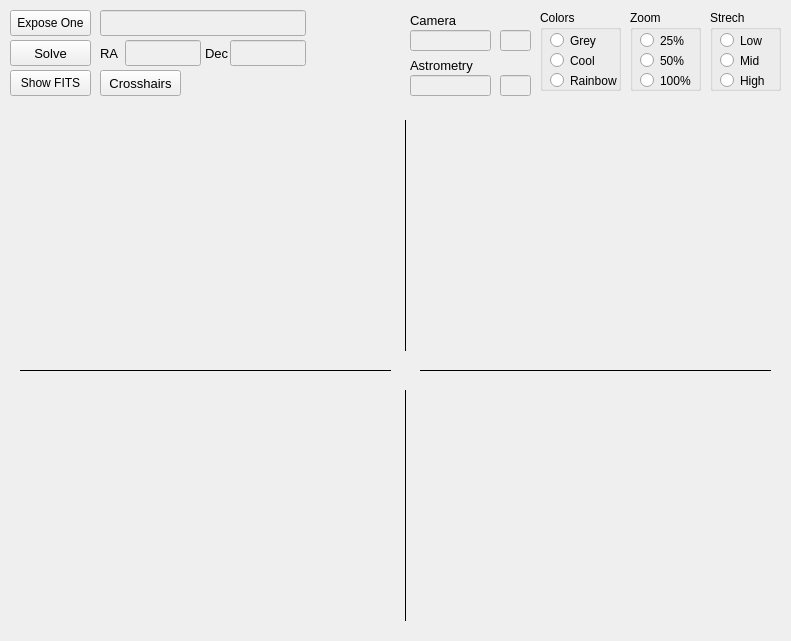
<?xml version="1.0" encoding="UTF-8"?>
<ui version="4.0">
 <class>ImageDialog</class>
 <widget class="QWidget" name="ImageDialog">
  <property name="geometry">
   <rect>
    <x>0</x>
    <y>0</y>
    <width>791</width>
    <height>641</height>
   </rect>
  </property>
  <property name="font">
   <font>
    <family>Arial</family>
   </font>
  </property>
  <property name="windowTitle">
   <string>Imaging</string>
  </property>
  <widget class="QWidget" name="image" native="true">
   <property name="geometry">
    <rect>
     <x>10</x>
     <y>115</y>
     <width>771</width>
     <height>516</height>
    </rect>
   </property>
   <property name="autoFillBackground">
    <bool>true</bool>
   </property>
  </widget>
  <widget class="QPushButton" name="btn_expose">
   <property name="geometry">
    <rect>
     <x>10</x>
     <y>10</y>
     <width>81</width>
     <height>26</height>
    </rect>
   </property>
   <property name="toolTip">
    <string>&lt;html&gt;&lt;head/&gt;&lt;body&gt;&lt;p&gt;Single exposure&lt;/p&gt;&lt;/body&gt;&lt;/html&gt;</string>
   </property>
   <property name="text">
    <string>Expose One</string>
   </property>
  </widget>
  <widget class="QPushButton" name="btn_crosshair">
   <property name="geometry">
    <rect>
     <x>100</x>
     <y>70</y>
     <width>81</width>
     <height>26</height>
    </rect>
   </property>
   <property name="font">
    <font>
     <pointsize>10</pointsize>
    </font>
   </property>
   <property name="text">
    <string>Crosshairs</string>
   </property>
  </widget>
  <widget class="QGroupBox" name="groupBox_2">
   <property name="geometry">
    <rect>
     <x>710</x>
     <y>10</y>
     <width>71</width>
     <height>81</height>
    </rect>
   </property>
   <property name="title">
    <string>Strech</string>
   </property>
   <widget class="QRadioButton" name="btn_strechLow">
    <property name="geometry">
     <rect>
      <x>10</x>
      <y>20</y>
      <width>61</width>
      <height>21</height>
     </rect>
    </property>
    <property name="text">
     <string>Low</string>
    </property>
   </widget>
   <widget class="QRadioButton" name="btn_strechMid">
    <property name="geometry">
     <rect>
      <x>10</x>
      <y>40</y>
      <width>61</width>
      <height>21</height>
     </rect>
    </property>
    <property name="text">
     <string>Mid</string>
    </property>
   </widget>
   <widget class="QRadioButton" name="btn_strechHigh">
    <property name="geometry">
     <rect>
      <x>10</x>
      <y>60</y>
      <width>61</width>
      <height>21</height>
     </rect>
    </property>
    <property name="text">
     <string>High</string>
    </property>
   </widget>
  </widget>
  <widget class="QGroupBox" name="groupBox_3">
   <property name="geometry">
    <rect>
     <x>630</x>
     <y>10</y>
     <width>71</width>
     <height>81</height>
    </rect>
   </property>
   <property name="title">
    <string>Zoom</string>
   </property>
   <widget class="QRadioButton" name="btn_size25">
    <property name="geometry">
     <rect>
      <x>10</x>
      <y>20</y>
      <width>61</width>
      <height>21</height>
     </rect>
    </property>
    <property name="text">
     <string>25%</string>
    </property>
   </widget>
   <widget class="QRadioButton" name="btn_size50">
    <property name="geometry">
     <rect>
      <x>10</x>
      <y>40</y>
      <width>61</width>
      <height>21</height>
     </rect>
    </property>
    <property name="text">
     <string>50%</string>
    </property>
   </widget>
   <widget class="QRadioButton" name="btn_size100">
    <property name="geometry">
     <rect>
      <x>10</x>
      <y>60</y>
      <width>61</width>
      <height>21</height>
     </rect>
    </property>
    <property name="text">
     <string>100%</string>
    </property>
   </widget>
  </widget>
  <widget class="QPushButton" name="btn_solve">
   <property name="geometry">
    <rect>
     <x>10</x>
     <y>40</y>
     <width>81</width>
     <height>26</height>
    </rect>
   </property>
   <property name="font">
    <font>
     <pointsize>10</pointsize>
    </font>
   </property>
   <property name="text">
    <string>Solve</string>
   </property>
  </widget>
  <widget class="QGroupBox" name="groupBox_4">
   <property name="geometry">
    <rect>
     <x>540</x>
     <y>10</y>
     <width>81</width>
     <height>81</height>
    </rect>
   </property>
   <property name="title">
    <string>Colors</string>
   </property>
   <widget class="QRadioButton" name="btn_colorGrey">
    <property name="geometry">
     <rect>
      <x>10</x>
      <y>20</y>
      <width>71</width>
      <height>21</height>
     </rect>
    </property>
    <property name="toolTip">
     <string>&lt;html&gt;&lt;head/&gt;&lt;body&gt;&lt;p&gt;Color scheme black /white&lt;/p&gt;&lt;/body&gt;&lt;/html&gt;</string>
    </property>
    <property name="text">
     <string>Grey</string>
    </property>
   </widget>
   <widget class="QRadioButton" name="btn_colorCool">
    <property name="geometry">
     <rect>
      <x>10</x>
      <y>40</y>
      <width>71</width>
      <height>21</height>
     </rect>
    </property>
    <property name="toolTip">
     <string>&lt;html&gt;&lt;head/&gt;&lt;body&gt;&lt;p&gt;Color scheme red/blue&lt;/p&gt;&lt;/body&gt;&lt;/html&gt;</string>
    </property>
    <property name="text">
     <string>Cool</string>
    </property>
   </widget>
   <widget class="QRadioButton" name="btn_colorRainbow">
    <property name="geometry">
     <rect>
      <x>10</x>
      <y>60</y>
      <width>71</width>
      <height>21</height>
     </rect>
    </property>
    <property name="toolTip">
     <string>&lt;html&gt;&lt;head/&gt;&lt;body&gt;&lt;p&gt;Color scheme rainbow&lt;/p&gt;&lt;/body&gt;&lt;/html&gt;</string>
    </property>
    <property name="text">
     <string>Rainbow</string>
    </property>
   </widget>
  </widget>
  <widget class="Line" name="cross4">
   <property name="geometry">
    <rect>
     <x>405</x>
     <y>390</y>
     <width>1</width>
     <height>231</height>
    </rect>
   </property>
   <property name="frameShadow">
    <enum>QFrame::Plain</enum>
   </property>
   <property name="orientation">
    <enum>Qt::Vertical</enum>
   </property>
  </widget>
  <widget class="Line" name="cross2">
   <property name="geometry">
    <rect>
     <x>405</x>
     <y>120</y>
     <width>1</width>
     <height>231</height>
    </rect>
   </property>
   <property name="frameShadow">
    <enum>QFrame::Plain</enum>
   </property>
   <property name="orientation">
    <enum>Qt::Vertical</enum>
   </property>
  </widget>
  <widget class="Line" name="cross1">
   <property name="geometry">
    <rect>
     <x>20</x>
     <y>370</y>
     <width>371</width>
     <height>1</height>
    </rect>
   </property>
   <property name="font">
    <font>
     <pointsize>10</pointsize>
    </font>
   </property>
   <property name="frameShadow">
    <enum>QFrame::Plain</enum>
   </property>
   <property name="orientation">
    <enum>Qt::Horizontal</enum>
   </property>
  </widget>
  <widget class="Line" name="cross3">
   <property name="geometry">
    <rect>
     <x>420</x>
     <y>370</y>
     <width>351</width>
     <height>1</height>
    </rect>
   </property>
   <property name="font">
    <font>
     <pointsize>10</pointsize>
    </font>
   </property>
   <property name="frameShadow">
    <enum>QFrame::Plain</enum>
   </property>
   <property name="orientation">
    <enum>Qt::Horizontal</enum>
   </property>
  </widget>
  <widget class="QLabel" name="imageBackground">
   <property name="geometry">
    <rect>
     <x>0</x>
     <y>0</y>
     <width>790</width>
     <height>106</height>
    </rect>
   </property>
   <property name="text">
    <string/>
   </property>
  </widget>
  <widget class="QLineEdit" name="le_cameraExposureTime">
   <property name="enabled">
    <bool>false</bool>
   </property>
   <property name="geometry">
    <rect>
     <x>500</x>
     <y>30</y>
     <width>31</width>
     <height>21</height>
    </rect>
   </property>
   <property name="font">
    <font>
     <family>Courier</family>
     <pointsize>10</pointsize>
     <weight>75</weight>
     <bold>true</bold>
    </font>
   </property>
   <property name="mouseTracking">
    <bool>false</bool>
   </property>
   <property name="acceptDrops">
    <bool>false</bool>
   </property>
   <property name="toolTip">
    <string>&lt;html&gt;&lt;head/&gt;&lt;body&gt;&lt;p&gt;IP address of relay switch&lt;/p&gt;&lt;/body&gt;&lt;/html&gt;</string>
   </property>
   <property name="layoutDirection">
    <enum>Qt::RightToLeft</enum>
   </property>
   <property name="text">
    <string/>
   </property>
   <property name="maxLength">
    <number>15</number>
   </property>
   <property name="alignment">
    <set>Qt::AlignRight|Qt::AlignTrailing|Qt::AlignVCenter</set>
   </property>
   <property name="readOnly">
    <bool>false</bool>
   </property>
  </widget>
  <widget class="QLabel" name="label_83">
   <property name="geometry">
    <rect>
     <x>410</x>
     <y>55</y>
     <width>81</width>
     <height>21</height>
    </rect>
   </property>
   <property name="font">
    <font>
     <pointsize>10</pointsize>
    </font>
   </property>
   <property name="text">
    <string>Astrometry</string>
   </property>
  </widget>
  <widget class="QLabel" name="label_84">
   <property name="geometry">
    <rect>
     <x>410</x>
     <y>10</y>
     <width>81</width>
     <height>21</height>
    </rect>
   </property>
   <property name="font">
    <font>
     <pointsize>10</pointsize>
    </font>
   </property>
   <property name="text">
    <string>Camera</string>
   </property>
  </widget>
  <widget class="QLineEdit" name="le_astrometryStatusText">
   <property name="enabled">
    <bool>false</bool>
   </property>
   <property name="geometry">
    <rect>
     <x>410</x>
     <y>75</y>
     <width>81</width>
     <height>21</height>
    </rect>
   </property>
   <property name="font">
    <font>
     <family>Arial</family>
     <pointsize>8</pointsize>
     <weight>75</weight>
     <bold>true</bold>
    </font>
   </property>
   <property name="mouseTracking">
    <bool>false</bool>
   </property>
   <property name="focusPolicy">
    <enum>Qt::NoFocus</enum>
   </property>
   <property name="acceptDrops">
    <bool>false</bool>
   </property>
   <property name="toolTip">
    <string>Status feedback from mount </string>
   </property>
   <property name="text">
    <string/>
   </property>
   <property name="alignment">
    <set>Qt::AlignLeading|Qt::AlignLeft|Qt::AlignVCenter</set>
   </property>
   <property name="readOnly">
    <bool>true</bool>
   </property>
  </widget>
  <widget class="QLineEdit" name="le_cameraStatusText">
   <property name="enabled">
    <bool>false</bool>
   </property>
   <property name="geometry">
    <rect>
     <x>410</x>
     <y>30</y>
     <width>81</width>
     <height>21</height>
    </rect>
   </property>
   <property name="font">
    <font>
     <family>Arial</family>
     <pointsize>8</pointsize>
     <weight>75</weight>
     <bold>true</bold>
    </font>
   </property>
   <property name="mouseTracking">
    <bool>false</bool>
   </property>
   <property name="focusPolicy">
    <enum>Qt::NoFocus</enum>
   </property>
   <property name="acceptDrops">
    <bool>false</bool>
   </property>
   <property name="toolTip">
    <string>Status feedback from mount </string>
   </property>
   <property name="text">
    <string/>
   </property>
   <property name="alignment">
    <set>Qt::AlignLeading|Qt::AlignLeft|Qt::AlignVCenter</set>
   </property>
   <property name="readOnly">
    <bool>true</bool>
   </property>
  </widget>
  <widget class="QLineEdit" name="le_imageFile">
   <property name="enabled">
    <bool>false</bool>
   </property>
   <property name="geometry">
    <rect>
     <x>100</x>
     <y>10</y>
     <width>206</width>
     <height>26</height>
    </rect>
   </property>
   <property name="font">
    <font>
     <family>Arial</family>
     <pointsize>8</pointsize>
     <weight>50</weight>
     <bold>false</bold>
    </font>
   </property>
   <property name="mouseTracking">
    <bool>false</bool>
   </property>
   <property name="focusPolicy">
    <enum>Qt::NoFocus</enum>
   </property>
   <property name="acceptDrops">
    <bool>false</bool>
   </property>
   <property name="toolTip">
    <string>Status feedback from mount </string>
   </property>
   <property name="text">
    <string/>
   </property>
   <property name="alignment">
    <set>Qt::AlignLeading|Qt::AlignLeft|Qt::AlignVCenter</set>
   </property>
   <property name="readOnly">
    <bool>true</bool>
   </property>
  </widget>
  <widget class="QLineEdit" name="le_RaJ2000">
   <property name="enabled">
    <bool>false</bool>
   </property>
   <property name="geometry">
    <rect>
     <x>125</x>
     <y>40</y>
     <width>76</width>
     <height>26</height>
    </rect>
   </property>
   <property name="font">
    <font>
     <pointsize>10</pointsize>
     <weight>75</weight>
     <bold>true</bold>
    </font>
   </property>
   <property name="mouseTracking">
    <bool>false</bool>
   </property>
   <property name="focusPolicy">
    <enum>Qt::NoFocus</enum>
   </property>
   <property name="acceptDrops">
    <bool>false</bool>
   </property>
   <property name="toolTip">
    <string>Status feedback from mount </string>
   </property>
   <property name="text">
    <string/>
   </property>
   <property name="alignment">
    <set>Qt::AlignLeading|Qt::AlignLeft|Qt::AlignVCenter</set>
   </property>
   <property name="readOnly">
    <bool>true</bool>
   </property>
  </widget>
  <widget class="QLineEdit" name="le_DecJ2000">
   <property name="enabled">
    <bool>false</bool>
   </property>
   <property name="geometry">
    <rect>
     <x>230</x>
     <y>40</y>
     <width>76</width>
     <height>26</height>
    </rect>
   </property>
   <property name="font">
    <font>
     <family>Arial</family>
     <pointsize>10</pointsize>
     <weight>75</weight>
     <bold>true</bold>
    </font>
   </property>
   <property name="mouseTracking">
    <bool>false</bool>
   </property>
   <property name="focusPolicy">
    <enum>Qt::NoFocus</enum>
   </property>
   <property name="acceptDrops">
    <bool>false</bool>
   </property>
   <property name="toolTip">
    <string>Status feedback from mount </string>
   </property>
   <property name="text">
    <string/>
   </property>
   <property name="alignment">
    <set>Qt::AlignLeading|Qt::AlignLeft|Qt::AlignVCenter</set>
   </property>
   <property name="readOnly">
    <bool>true</bool>
   </property>
  </widget>
  <widget class="QPushButton" name="btn_loadFits">
   <property name="geometry">
    <rect>
     <x>10</x>
     <y>70</y>
     <width>81</width>
     <height>26</height>
    </rect>
   </property>
   <property name="toolTip">
    <string>&lt;html&gt;&lt;head/&gt;&lt;body&gt;&lt;p&gt;Single exposure&lt;/p&gt;&lt;/body&gt;&lt;/html&gt;</string>
   </property>
   <property name="text">
    <string>Show FITS</string>
   </property>
  </widget>
  <widget class="QLabel" name="label_85">
   <property name="geometry">
    <rect>
     <x>100</x>
     <y>40</y>
     <width>26</width>
     <height>26</height>
    </rect>
   </property>
   <property name="font">
    <font>
     <pointsize>10</pointsize>
    </font>
   </property>
   <property name="text">
    <string>RA</string>
   </property>
  </widget>
  <widget class="QLabel" name="label_86">
   <property name="geometry">
    <rect>
     <x>205</x>
     <y>40</y>
     <width>26</width>
     <height>26</height>
    </rect>
   </property>
   <property name="font">
    <font>
     <pointsize>10</pointsize>
    </font>
   </property>
   <property name="text">
    <string>Dec</string>
   </property>
  </widget>
  <widget class="QLineEdit" name="le_astrometrySolvingTime">
   <property name="enabled">
    <bool>false</bool>
   </property>
   <property name="geometry">
    <rect>
     <x>500</x>
     <y>75</y>
     <width>31</width>
     <height>21</height>
    </rect>
   </property>
   <property name="font">
    <font>
     <family>Courier</family>
     <pointsize>10</pointsize>
     <weight>75</weight>
     <bold>true</bold>
    </font>
   </property>
   <property name="mouseTracking">
    <bool>false</bool>
   </property>
   <property name="acceptDrops">
    <bool>false</bool>
   </property>
   <property name="toolTip">
    <string>&lt;html&gt;&lt;head/&gt;&lt;body&gt;&lt;p&gt;IP address of relay switch&lt;/p&gt;&lt;/body&gt;&lt;/html&gt;</string>
   </property>
   <property name="layoutDirection">
    <enum>Qt::RightToLeft</enum>
   </property>
   <property name="text">
    <string/>
   </property>
   <property name="maxLength">
    <number>15</number>
   </property>
   <property name="alignment">
    <set>Qt::AlignRight|Qt::AlignTrailing|Qt::AlignVCenter</set>
   </property>
   <property name="readOnly">
    <bool>false</bool>
   </property>
  </widget>
  <zorder>imageBackground</zorder>
  <zorder>image</zorder>
  <zorder>btn_expose</zorder>
  <zorder>btn_crosshair</zorder>
  <zorder>groupBox_2</zorder>
  <zorder>groupBox_3</zorder>
  <zorder>btn_solve</zorder>
  <zorder>groupBox_4</zorder>
  <zorder>cross4</zorder>
  <zorder>cross2</zorder>
  <zorder>cross1</zorder>
  <zorder>cross3</zorder>
  <zorder>le_cameraExposureTime</zorder>
  <zorder>label_83</zorder>
  <zorder>label_84</zorder>
  <zorder>le_astrometryStatusText</zorder>
  <zorder>le_cameraStatusText</zorder>
  <zorder>le_imageFile</zorder>
  <zorder>le_RaJ2000</zorder>
  <zorder>le_DecJ2000</zorder>
  <zorder>btn_loadFits</zorder>
  <zorder>label_85</zorder>
  <zorder>label_86</zorder>
  <zorder>le_astrometrySolvingTime</zorder>
 </widget>
 <resources/>
 <connections/>
 <designerdata>
  <property name="gridDeltaX">
   <number>5</number>
  </property>
  <property name="gridDeltaY">
   <number>5</number>
  </property>
  <property name="gridSnapX">
   <bool>true</bool>
  </property>
  <property name="gridSnapY">
   <bool>true</bool>
  </property>
  <property name="gridVisible">
   <bool>true</bool>
  </property>
 </designerdata>
</ui>
